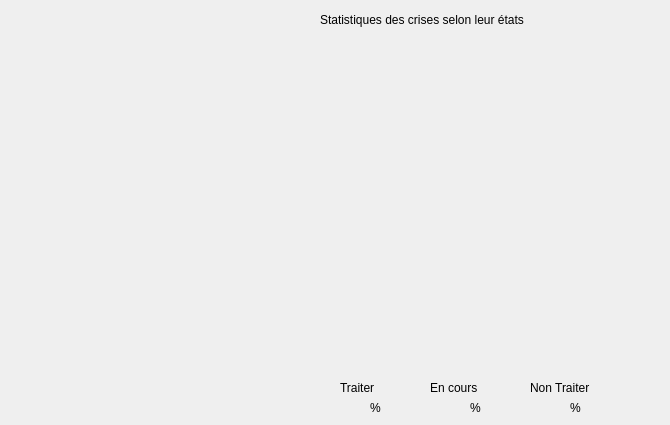
      <widget class="QWidget" name="tab_20">
       <attribute name="title">
        <string>Statistiques</string>
       </attribute>
       <widget class="QLabel" name="label_126">
        <property name="geometry">
         <rect>
          <x>320</x>
          <y>10</y>
          <width>231</width>
          <height>20</height>
         </rect>
        </property>
        <property name="text">
         <string>Statistiques des crises selon leur états</string>
        </property>
       </widget>
       <widget class="piechart" name="widget" native="true">
        <property name="geometry">
         <rect>
          <x>280</x>
          <y>30</y>
          <width>381</width>
          <height>321</height>
         </rect>
        </property>
       </widget>
       <widget class="QLabel" name="label_127">
        <property name="geometry">
         <rect>
          <x>340</x>
          <y>380</y>
          <width>41</width>
          <height>16</height>
         </rect>
        </property>
        <property name="text">
         <string>Traiter</string>
        </property>
       </widget>
       <widget class="QLabel" name="label_128">
        <property name="geometry">
         <rect>
          <x>430</x>
          <y>380</y>
          <width>56</width>
          <height>16</height>
         </rect>
        </property>
        <property name="text">
         <string>En cours</string>
        </property>
       </widget>
       <widget class="QLabel" name="label_129">
        <property name="geometry">
         <rect>
          <x>530</x>
          <y>380</y>
          <width>71</width>
          <height>16</height>
         </rect>
        </property>
        <property name="text">
         <string>Non Traiter</string>
        </property>
       </widget>
       <widget class="QLabel" name="statlabel">
        <property name="geometry">
         <rect>
          <x>330</x>
          <y>400</y>
          <width>31</width>
          <height>16</height>
         </rect>
        </property>
        <property name="text">
         <string/>
        </property>
       </widget>
       <widget class="QLabel" name="statlabel_2">
        <property name="geometry">
         <rect>
          <x>430</x>
          <y>400</y>
          <width>31</width>
          <height>16</height>
         </rect>
        </property>
        <property name="text">
         <string/>
        </property>
       </widget>
       <widget class="QLabel" name="statlabel_3">
        <property name="geometry">
         <rect>
          <x>530</x>
          <y>400</y>
          <width>31</width>
          <height>16</height>
         </rect>
        </property>
        <property name="text">
         <string/>
        </property>
       </widget>
       <widget class="QLabel" name="label_130">
        <property name="geometry">
         <rect>
          <x>370</x>
          <y>400</y>
          <width>21</width>
          <height>16</height>
         </rect>
        </property>
        <property name="text">
         <string>%</string>
        </property>
       </widget>
       <widget class="QLabel" name="label_131">
        <property name="geometry">
         <rect>
          <x>470</x>
          <y>400</y>
          <width>21</width>
          <height>16</height>
         </rect>
        </property>
        <property name="text">
         <string>%</string>
        </property>
       </widget>
       <widget class="QLabel" name="label_132">
        <property name="geometry">
         <rect>
          <x>570</x>
          <y>400</y>
          <width>21</width>
          <height>16</height>
         </rect>
        </property>
        <property name="text">
         <string>%</string>
        </property>
       </widget>
      </widget>
